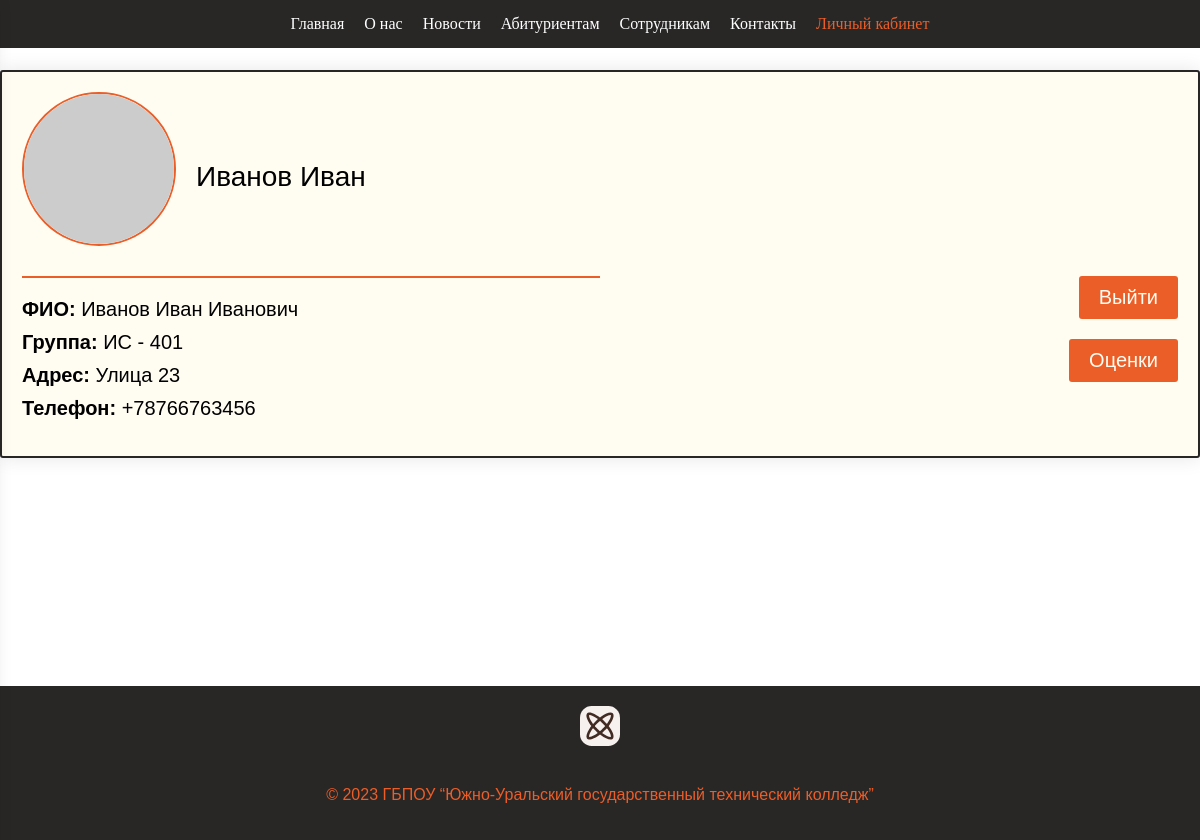
Page /index.php?page=profile (signed in) on the committed database.
### tables this page shows
CREATE TABLE `users` (
  `id_user` int NOT NULL,
  `name_user` varchar(30) NOT NULL,
  `surname_user` varchar(30) NOT NULL,
  `patronymic_user` varchar(30) NOT NULL,
  `group_user` int DEFAULT NULL,
  `address_user` varchar(60) NOT NULL,
  `tel_user` varchar(30) NOT NULL,
  `login_user` varchar(30) NOT NULL,
  `password_user` varchar(100) NOT NULL,
  `isTeacher` tinyint(1) NOT NULL DEFAULT '0'
);

CREATE TABLE `groups` (
  `id_group` int NOT NULL,
  `name_group` varchar(60) NOT NULL
);

### index.php (called while the page is built, shortened)
<?php
    $page = isset($_GET['page']) && file_exists('php/' . $_GET['page'] . '.php') ? $_GET['page'] : 'home';
    include 'php/' . $page . '.php';
?>

### php/profile.php (the view, shortened to what this page needs)
<?php include('server.php') ?>
<?php
  $login_user = $_SESSION['login_user'];
?>
<!DOCTYPE html>
<html lang="ru">
<head>
    <link rel="stylesheet" href="../css/profile.css">
    <link rel="stylesheet" href="../css/all.css">
</head>
<body>
    <header class="header">
        <div class="widthContainer">
            <nav class="menu">
                <ul>
                    <li class="li" ><a href="../index.php?page=home" >Главная</a></li>
                    <li class="li"><a href="../index.php?page=about">О нас</a></li>
                    <li class="li"><a href="../index.php?page=news">Новости</a></li>
                    <li class="submenu li">
                        <a href="#">Абитуриентам</a>
                    </li>
                    <li class="li"><a href="../index.php?page=work">Сотрудникам</a></li>
                    <li class="li"><a href="../index.php?page=work">Контакты</a></li>
                    <li class="submenu li">
                        <a href="../index.php?page=profile" class="act">Личный кабинет</a>
                    </li>
                </ul>
            </nav>
        </div>
    </header>
    <?php
        $sss = "SELECT isTeacher FROM users WHERE login_user='$login_user'";
        $res = $db->query($sss);
        $rou = $res->fetch_assoc();
        $isTeacher = $rou['isTeacher'];
        if ($isTeacher == 1) {
            $result = mysqli_query($db, "SELECT * FROM `users` WHERE login_user='$login_user'");
            $row = mysqli_fetch_array($result);
    ?>
            <main class="main">
                <section class="profile">
                    <div class="profile-header">
                        <img src="https://dummyimage.com/200x200/403D39/EB5E28&text=User" alt="Аватар пользователя">
                        <div class="h2">
                            <?php echo $row['surname_user'] . ' ' . $row['name_user']; ?>
                        </div>
                    </div>
                    <div class="profile-details">
                        <div class="profile-info">
                            <div class="hr"></div>
                            <ul>
                                <li>
                                    <strong>ФИО:</strong>
                                    <?php echo $row['surname_user'] . ' ' . $row['name_user'] . ' ' . $row['patronymic_user']; ?>
                                </li>
                                <li>
                                    <strong>Адрес:</strong>
                                    <?php echo $row['address_user']; ?>
                                </li>
                                <li>
                                    <strong>Телефон:</strong>
                                    <?php echo $row['tel_user']; ?>
                                </li>
                            </ul>
                        </div>
                        <div class="profile-actions">
                            <a href="../index.php?logout='1'">
                                <button class="but-new">Выйти</button>
                            </a>
                            <a href="../index.php?page=rating">
                                <button class="but-new">Оценки</button>
                            </a>
                        </div>
                    </div>
                </section>
            </main>
    <?php
        }
        else {
            $result = mysqli_query($db, "SELECT * FROM `users` WHERE login_user='$login_user'");
            $row = mysqli_fetch_array($result);
            $queryUserData = "SELECT u.*, g.name_group
                            FROM users u
                            LEFT JOIN `groups` g ON u.group_user = g.id_group
                            WHERE u.login_user = '$login_user'";
            $resultUserData = mysqli_query($db, $queryUserData);
            $rowUserData = mysqli_fetch_assoc($resultUserData);
    ?>
            <main class="main">
                <section class="profile">
                    <div class="profile-header">
                        <img src="https://dummyimage.com/200x200/403D39/EB5E28&text=User" alt="Аватар пользователя">
                        <div class="h2">
                            <?php echo $row['surname_user'] . ' ' . $row['name_user']; ?>
                        </div>
                    </div>
                    <div class="profile-details">
                        <div class="profile-info">
                            <div class="hr"></div>
                            <ul>
                                <li>
                                    <strong>ФИО:</strong>
                                    <?php echo $row['surname_user'] . ' ' . $row['name_user'] . ' ' . $row['patronymic_user']; ?>
                                </li>
                                <li>
                                    <strong>Группа:</strong>
                                    <?php echo $rowUserData['name_group']; ?>
                                </li>
                                <li>
                                    <strong>Адрес:</strong>
                                    <?php echo $row['address_user']; ?>
                                </li>
                                <li>
                                    <strong>Телефон:</strong>
                                    <?php echo $row['tel_user']; ?>
                                </li>
                            </ul>
                        </div>
                        <div class="profile-actions">
                            <a href="../index.php?logout='1'">
                                <button class="but-new">Выйти</button>
                            </a>
                            <a href="../index.php?page=rating">
                                <button class="but-new">Оценки</button>
                            </a>
                        </div>
                    </div>
                </section>
            </main>
    <?php
        }
    ?>
    <footer class="footer">
        <div class="widthContainer">
            <div class="footer-logo">
                <img src="../imgs/logo.svg" alt="Логотип колледжа">
            </div>
            <p>&copy; 2023 ГБПОУ “Южно-Уральский государственный технический колледж”</p>
        </div>
    </footer>
</body>
</html>

### css/profile.css (style rules this page uses)
body { margin: 0; padding: 0; font-family: Arial, sans-serif; background-color: #292626; color: #000000; }
.main { max-width: 1200px; margin: 0 auto; padding-top: 70px; min-height:77vh; }
.profile { background-color: #FFFCF2; border: 2px solid #292626; border-radius: 3px; padding: 20px; box-shadow: 0 0 20px rgba(0, 0, 0, 0.1); }
.profile-header { display: flex; align-items: center; flex-wrap: wrap; }
.profile-header img { max-width: 150px; height: auto; border: 2px solid #EB5E28; border-radius: 50%; margin-right: 20px; }
.profile-header .h2 { font-size: 28px; margin-top: 15px; }
.profile-details { display: flex; justify-content: space-between; margin-top: 20px; }
.profile-info { flex: 1; }
.profile-info .hr { font-size: 24px; margin-bottom: 20px; border-bottom: 2px solid #EB5E28; padding-bottom: 10px; }
.profile-info ul { list-style: none; padding: 0; }
.profile-info ul li { font-size: 20px; margin: 10px 0; }
.profile-actions { flex: 1; display: flex; flex-direction: column; align-items: end; }
.profile-actions .but-new { background-color: #EB5E28; color: #FFFCF2; padding: 10px 20px; border: none; border-radius: 3px; margin: 10px 0; cursor: pointer; font-size: 20px; transition: background-color 0.3s; }

### css/all.css (style rules this page uses)
body { margin: 0; padding: 0; font-family: Arial, sans-serif; background-color: #FFFFFF; color: #000000; }
.widthContainer { max-width: 1200px; }
.header { background-color: #292626; position: fixed; width: 100%; z-index: 1; display: flex; justify-content: center; font-family: 'ART'; }
.menu ul { display: flex; list-style: none; margin: 0; }
.menu .li { margin-right: 20px; padding: 15px 0px; }
.menu a { text-decoration: none; color: #FFFFFF; }
.menu .submenu { position: relative; }
.menu .li .act { color: #EB5E28; }
.footer { background-color: #292626; color: #EB5E28; padding: 20px 0; text-align: center; display: flex; justify-content: center; }
.footer-logo img { width: 100%; height: auto; max-width: 40px; margin-bottom: 20px; }

### rows in the picture
users: surname_user "Иванов", name_user "Иван", patronymic_user "Иванович", group_user.name_group "ИС - 401", address_user "Улица 23", tel_user "+78766763456"
